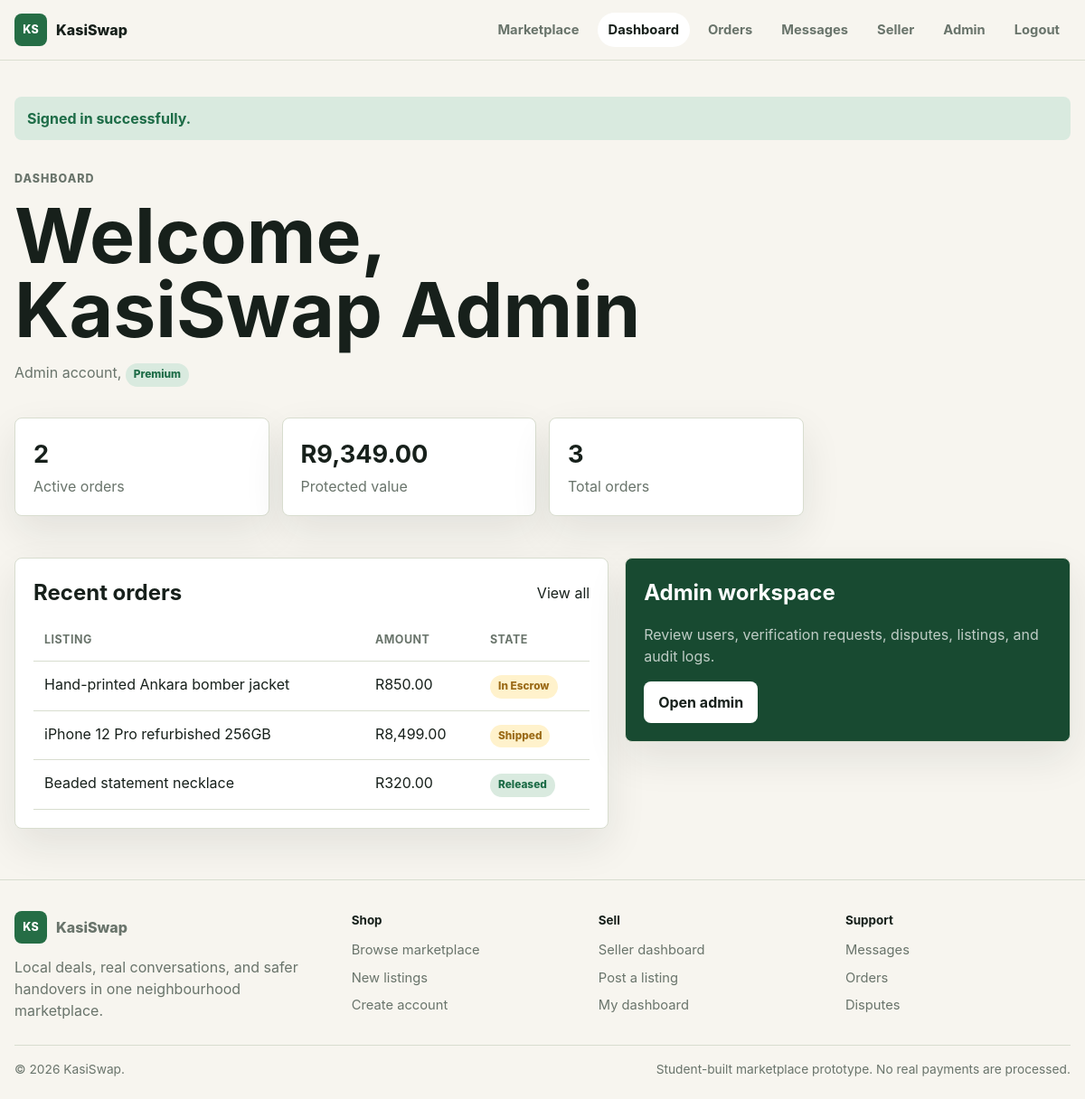
/dashboard.php (signed in), run on the app's committed database.
### tables this page shows
CREATE TABLE users (
  id INT AUTO_INCREMENT PRIMARY KEY,
  full_name VARCHAR(120) NOT NULL,
  username VARCHAR(80) NOT NULL UNIQUE,
  email VARCHAR(160) NOT NULL UNIQUE,
  phone VARCHAR(30) NULL,
  password_hash VARCHAR(255) NOT NULL,
  role ENUM('buyer', 'seller', 'admin') NOT NULL DEFAULT 'buyer',
  verification_level ENUM('none', 'phone', 'id_verified', 'premium') NOT NULL DEFAULT 'none',
  township VARCHAR(100) NULL,
  city VARCHAR(100) NULL,
  status ENUM('active', 'suspended') NOT NULL DEFAULT 'active',
  created_at TIMESTAMP NOT NULL DEFAULT CURRENT_TIMESTAMP
);

CREATE TABLE orders (
  id INT AUTO_INCREMENT PRIMARY KEY,
  buyer_id INT NOT NULL,
  seller_id INT NOT NULL,
  listing_id INT NOT NULL,
  amount DECIMAL(10,2) NOT NULL,
  buyer_protection_fee DECIMAL(10,2) NOT NULL DEFAULT 0.00,
  state ENUM('pending_payment', 'in_escrow', 'shipped', 'delivered', 'released', 'disputed', 'refunded', 'cancelled') NOT NULL DEFAULT 'pending_payment',
  delivery_method ENUM('pickup', 'courier') NOT NULL DEFAULT 'pickup',
  delivery_address VARCHAR(255) NULL,
  tracking_ref VARCHAR(100) NULL,
  created_at TIMESTAMP NOT NULL DEFAULT CURRENT_TIMESTAMP,
  updated_at TIMESTAMP NOT NULL DEFAULT CURRENT_TIMESTAMP ON UPDATE CURRENT_TIMESTAMP,
  CONSTRAINT fk_orders_buyer FOREIGN KEY (buyer_id) REFERENCES users(id),
  CONSTRAINT fk_orders_seller FOREIGN KEY (seller_id) REFERENCES users(id),
  CONSTRAINT fk_orders_listing FOREIGN KEY (listing_id) REFERENCES listings(id),
  INDEX idx_orders_state (state)
);

CREATE TABLE listings (
  id INT AUTO_INCREMENT PRIMARY KEY,
  seller_id INT NOT NULL,
  category_id INT NOT NULL,
  title VARCHAR(160) NOT NULL,
  slug VARCHAR(180) NOT NULL UNIQUE,
  description TEXT NOT NULL,
  price DECIMAL(10,2) NOT NULL,
  item_condition ENUM('new', 'like_new', 'good', 'fair') NOT NULL,
  status ENUM('active', 'reserved', 'sold', 'draft', 'hidden') NOT NULL DEFAULT 'active',
  location_township VARCHAR(100) NOT NULL,
  location_city VARCHAR(100) NOT NULL,
  accepts_escrow TINYINT(1) NOT NULL DEFAULT 1,
  accepts_delivery TINYINT(1) NOT NULL DEFAULT 1,
  created_at TIMESTAMP NOT NULL DEFAULT CURRENT_TIMESTAMP,
  CONSTRAINT fk_listings_seller FOREIGN KEY (seller_id) REFERENCES users(id),
  CONSTRAINT fk_listings_category FOREIGN KEY (category_id) REFERENCES categories(id),
  INDEX idx_listings_search (status, category_id, location_township, price)
);

### app/helpers.php (called while the page is built, shortened)
<?php
function e(?string $value): string
{
    return htmlspecialchars($value ?? '', ENT_QUOTES, 'UTF-8');
}
function money(float|string|int $amount): string
{
    return 'R' . number_format((float) $amount, 2);
}
function is_active(string $path): string
{
    $current = basename(parse_url($_SERVER['REQUEST_URI'], PHP_URL_PATH) ?: 'index.php');
    return $current === $path ? 'active' : '';
}
function consume_flash(): array
{
    $messages = $_SESSION['flash'] ?? [];
    return $messages;
}

### app/database.php (called while the page is built, shortened)
<?php
function db(): PDO
{
    static $pdo = null;
    if ($pdo instanceof PDO) {
        return $pdo;
    }
    $config = app_config();
    $dsn = sprintf(
        'mysql:host=%s;port=%s;dbname=%s;charset=utf8mb4',
        $config['db_host'],
        $config['db_port'],
        $config['db_name']
    );
    $pdo = new PDO($dsn, $config['db_user'], $config['db_pass'], [
        PDO::ATTR_ERRMODE => PDO::ERRMODE_EXCEPTION,
        PDO::ATTR_DEFAULT_FETCH_MODE => PDO::FETCH_ASSOC,
        PDO::ATTR_EMULATE_PREPARES => false,
    ]);
    return $pdo;
}

### app/security.php (called while the page is built, shortened)
<?php
function current_user(): ?array
{
    $stmt = db()->prepare('SELECT * FROM users WHERE id = ? AND status = "active" LIMIT 1');
    $stmt->execute([$_SESSION['user_id']]);
    $user = $stmt->fetch();
    return $user;
}
function require_login(): array
{
    $user = current_user();
    return $user;
}

### app/services.php (called while the page is built, shortened)
<?php
function get_user_orders(array $user): array
{
    $where = $user['role'] === 'admin' ? '1 = 1' : '(o.buyer_id = ? OR o.seller_id = ?)';
    $params = $user['role'] === 'admin' ? [] : [(int) $user['id'], (int) $user['id']];
    $stmt = db()->prepare(
        "SELECT o.*, l.title AS listing_title, buyer.full_name AS buyer_name, seller.full_name AS seller_name,
                p.status AS payment_status, p.provider, p.sandbox_reference
         FROM orders o
         JOIN listings l ON l.id = o.listing_id
         JOIN users buyer ON buyer.id = o.buyer_id
         JOIN users seller ON seller.id = o.seller_id
         LEFT JOIN payments p ON p.order_id = o.id
         WHERE $where
         ORDER BY o.updated_at DESC"
    );
    $stmt->execute($params);
    return $stmt->fetchAll();
}

### public/dashboard.php (the view, shortened to what this page needs)
<?php
$user = require_login();
$orders = get_user_orders($user);
$activeOrders = array_filter($orders, fn ($order) => in_array($order['state'], ['pending_payment', 'in_escrow', 'shipped', 'delivered', 'disputed'], true));
$protectedValue = array_reduce($orders, fn ($sum, $order) => in_array($order['state'], ['in_escrow', 'shipped', 'delivered'], true) ? $sum + (float) $order['amount'] : $sum, 0.0);
render_header('Dashboard');
?>
<section class="page-heading">
    <p class="eyebrow">Dashboard</p>
    <h1>Welcome, <?= e($user['full_name']) ?></h1>
    <p><?= e(ucfirst($user['role'])) ?> account, <?= status_badge($user['verification_level']) ?></p>
</section>
<section class="stats-grid">
    <article><strong><?= count($activeOrders) ?></strong><span>Active orders</span></article>
    <article><strong><?= money($protectedValue) ?></strong><span>Protected value</span></article>
    <article><strong><?= count($orders) ?></strong><span>Total orders</span></article>
</section>
<section class="dashboard-grid">
    <article class="panel">
        <div class="section-heading compact">
            <h2>Recent orders</h2>
            <a href="/orders.php">View all</a>
        </div>
        <?php if (!$orders): ?>
            <p>No orders yet.</p>
        <?php else: ?>
            <div class="table-wrap">
                <table>
                    <thead><tr><th>Listing</th><th>Amount</th><th>State</th></tr></thead>
                    <tbody>
                        <?php foreach (array_slice($orders, 0, 5) as $order): ?>
                            <tr>
                                <td><?= e($order['listing_title']) ?></td>
                                <td><?= money($order['amount']) ?></td>
                                <td><?= status_badge($order['state']) ?></td>
                            </tr>
                        <?php endforeach; ?>
                    </tbody>
                </table>
            </div>
        <?php endif; ?>
    </article>
    <article class="panel dark">
        <?php if ($user['role'] === 'seller'): ?>
            <h2>Seller tools</h2>
            <p>Manage listings and request verification for stronger buyer trust.</p>
            <div class="actions">
                <a class="button light" href="/seller-listings.php">Manage listings</a>
                <form method="post">
                    <?= csrf_field() ?>
                    <input type="hidden" name="action" value="request_verification">
                    <button class="button ghost-light" type="submit">Request ID review</button>
                </form>
            </div>
        <?php elseif ($user['role'] === 'admin'): ?>
            <h2>Admin workspace</h2>
            <p>Review users, verification requests, disputes, listings, and audit logs.</p>
            <a class="button light" href="/admin/index.php">Open admin</a>
        <?php else: ?>
            <h2>Start selling</h2>
            <p>Create a seller account to list goods and build trust through verified transactions.</p>
            <a class="button light" href="/auth.php">Create seller account</a>
        <?php endif; ?>
    </article>
</section>
<?php render_footer(); ?>

### app/layout.php (shortened to what this page needs)
<?php
function render_header(string $title = APP_NAME): void
{
    $user = current_user();
    ?>
    <!doctype html>
    <html lang="en">
    <head>
        <link rel="stylesheet" href="/assets/css/styles.css">
    </head>
    <body>
        <header class="site-header">
            <a class="brand" href="/index.php">
                <span class="brand-mark">KS</span>
                <span>KasiSwap</span>
            </a>
            <nav class="site-nav" data-nav>
                <a class="<?= is_active('marketplace.php') ?>" href="/marketplace.php">Marketplace</a>
                <?php if ($user): ?>
                    <a class="<?= is_active('dashboard.php') ?>" href="/dashboard.php">Dashboard</a>
                    <a class="<?= is_active('orders.php') ?>" href="/orders.php">Orders</a>
                    <a class="<?= is_active('messages.php') ?>" href="/messages.php">Messages</a>
                    <?php if ($user['role'] === 'seller' || $user['role'] === 'admin'): ?>
                        <a class="<?= is_active('seller-listings.php') ?>" href="/seller-listings.php">Seller</a>
                    <?php endif; ?>
                    <?php if ($user['role'] === 'admin'): ?>
                        <a href="/admin/index.php">Admin</a>
                    <?php endif; ?>
                    <a href="/logout.php">Logout</a>
                <?php else: ?>
                    <a class="<?= is_active('auth.php') ?>" href="/auth.php">Sign in</a>
                <?php endif; ?>
            </nav>
        </header>
        <main>
            <?php foreach (consume_flash() as $message): ?>
                <div class="flash <?= e($message['type']) ?>"><?= e($message['message']) ?></div>
            <?php endforeach; ?>
    <?php
}
function render_footer(): void
{
    ?>
        </main>
        <footer class="site-footer">
            <div class="footer-grid">
                <section>
                    <a class="brand footer-brand" href="/index.php">
                        <span class="brand-mark">KS</span>
                        <span>KasiSwap</span>
                    </a>
                    <p>Local deals, real conversations, and safer handovers in one neighbourhood marketplace.</p>
                </section>
                <section>
                    <h2>Shop</h2>
                    <a href="/marketplace.php">Browse marketplace</a>
                    <a href="/marketplace.php?sort=newest">New listings</a>
                    <a href="/auth.php">Create account</a>
                </section>
                <section>
                    <h2>Sell</h2>
                    <a href="/seller-listings.php">Seller dashboard</a>
                    <a href="/seller-listing-form.php">Post a listing</a>
                    <a href="/dashboard.php">My dashboard</a>
                </section>
                <section>
                    <h2>Support</h2>
                    <a href="/messages.php">Messages</a>
                    <a href="/orders.php">Orders</a>
                    <a href="/disputes.php">Disputes</a>
                </section>
            </div>
            <div class="footer-bottom">
                <span>&copy; <?= date('Y') ?> KasiSwap.</span>
                <span>Student-built marketplace prototype. No real payments are processed.</span>
            </div>
        </footer>
    </body>
    </html>
    <?php
}
function status_badge(string $value): string
{
    $class = match ($value) {
        'active', 'released', 'confirmed', 'approved', 'id_verified', 'premium' => 'success',
        'pending_payment', 'pending', 'under_review', 'in_escrow', 'shipped', 'delivered', 'phone' => 'warning',
        'disputed', 'refunded', 'rejected', 'hidden', 'suspended' => 'danger',
        default => 'muted',
    };
    return '<span class="badge ' . $class . '">' . e(str_replace('_', ' ', $value)) . '</span>';
}

### data on the page
users: full_name "KasiSwap Admin", role "Admin", verification_level "Premium"
orders: listing.title "Hand-printed Ankara bomber jacket", amount "R850.00", state "In Escrow"
orders: listing.title "iPhone 12 Pro refurbished 256GB", amount "R8,499.00", state "Shipped"
orders: listing.title "Beaded statement necklace", amount "R320.00", state "Released"

### other printed values
$message['message'] "Signed in successfully."
count($activeOrders) "2"
money($protectedValue) "R9,349.00"
count($orders) "3"
